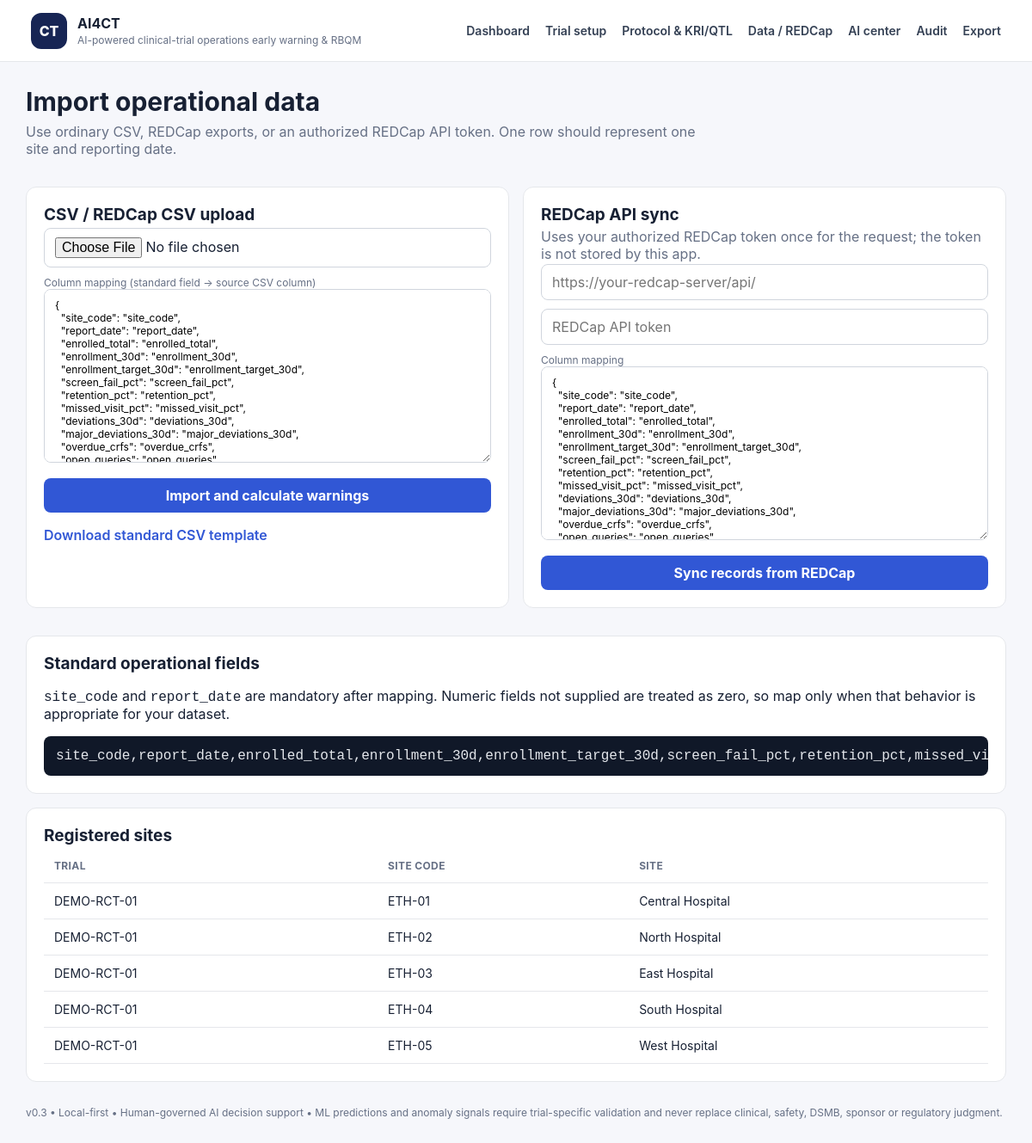
The page /import on the database its author committed.
### tables this page shows
CREATE TABLE sites(
      id INTEGER PRIMARY KEY, trial_id INTEGER, code TEXT, name TEXT, country TEXT, city TEXT,
      pi_name TEXT, status TEXT DEFAULT 'Active', created_at TEXT, enrollment_target REAL DEFAULT 0, region TEXT DEFAULT '', UNIQUE(trial_id,code)
    );

CREATE TABLE trials(
      id INTEGER PRIMARY KEY, code TEXT UNIQUE, title TEXT, phase TEXT, sponsor TEXT,
      start_date TEXT, planned_end_date TEXT, created_at TEXT
    , target_sample_size REAL DEFAULT 0, recruitment_end_date TEXT DEFAULT '', monitoring_interval_days REAL DEFAULT 90, safety_sae_hours REAL DEFAULT 24, protocol_path TEXT DEFAULT '', protocol_name TEXT DEFAULT '');

### app/main.py (the view)
@app.get("/import",response_class=HTMLResponse)
def import_page(request:Request):
    c=conn(); sites=c.execute("SELECT s.code,s.name,t.code trial_code FROM sites s JOIN trials t ON s.trial_id=t.id ORDER BY t.code,s.code").fetchall(); c.close()
    default_map={"site_code":"site_code","report_date":"report_date",**{k:k for k in FIELDS}}
    return templates.TemplateResponse("import.html",{"request":request,"sites":sites,"fields":FIELDS,"default_map":json.dumps(default_map,indent=2)})

### app/templates/import.html (shortened to what this page needs)
{% extends "base.html" %}{% block title %}Data / REDCap • TrialOps EWS{% endblock %}{% block content %}
<section class="hero"><div><h1>Import operational data</h1><p>Use ordinary CSV, REDCap exports, or an authorized REDCap API token. One row should represent one site and reporting date.</p></div></section>
<section class="twocol"><section class="panel"><h2>CSV / REDCap CSV upload</h2><form method="post" enctype="multipart/form-data" class="stack"><input type="file" name="file" accept=".csv" required><label>Column mapping (standard field → source CSV column)<textarea name="column_map" rows="12">{{default_map}}</textarea></label><button>Import and calculate warnings</button></form><p><a href="/static/sample_site_metrics.csv" download>Download standard CSV template</a></p></section>
<section class="panel"><h2>REDCap API sync</h2><p class="muted">Uses your authorized REDCap token once for the request; the token is not stored by this app.</p><form method="post" action="/redcap/sync" class="stack"><input name="api_url" placeholder="https://your-redcap-server/api/" required><input name="token" type="password" placeholder="REDCap API token" required><label>Column mapping<textarea name="column_map" rows="12">{{default_map}}</textarea></label><button>Sync records from REDCap</button></form></section></section>
<section class="panel"><h2>Standard operational fields</h2><p><code>site_code</code> and <code>report_date</code> are mandatory after mapping. Numeric fields not supplied are treated as zero, so map only when that behavior is appropriate for your dataset.</p><div class="codeblock">site_code,report_date,{{fields|join(',')}}</div></section>
<section class="panel"><h2>Registered sites</h2><table><thead><tr><th>Trial</th><th>Site code</th><th>Site</th></tr></thead><tbody>{% for s in sites %}<tr><td>{{s.trial_code}}</td><td>{{s.code}}</td><td>{{s.name}}</td></tr>{% endfor %}</tbody></table></section>
{% endblock %}

### app/static/style.css (style rules this page uses)
:root { --ink:#172033;--muted:#667085;--line:#e5e7eb;--bg:#f6f7fb;--blue:#3157d5;--navy:#172554;--red:#b42318;--amber:#b54708;--green:#027a48;--violet:#5925dc }
* { box-sizing:border-box }
body { margin:0;font-family:Inter,Segoe UI,Arial,sans-serif;background:var(--bg);color:var(--ink) }
a { color:var(--blue);text-decoration:none;font-weight:600 }
.hero,.sitehero { display:flex;align-items:flex-end;justify-content:space-between;gap:24px;margin-bottom:18px }
.hero h1,.sitehero h1 { font-size:30px;margin:0 0 7px }
.hero p,.sitehero p { margin:0;color:var(--muted);max-width:780px }
label { display:block;font-size:12px;color:var(--muted);margin-bottom:5px }
select,input,textarea,button { font:inherit;border:1px solid #d0d5dd;border-radius:8px;padding:10px 12px;background:white }
textarea { width:100%;resize:vertical }
button,.button { background:var(--blue);color:white;border:0;padding:10px 14px;border-radius:8px;cursor:pointer;font-weight:700;display:inline-block }
.panel { background:white;border:1px solid var(--line);border-radius:12px;padding:20px;margin:16px 0;overflow:auto }
.panel h2 { margin:0 0 4px;font-size:19px }
.panelhead p,.muted { margin:2px 0;color:var(--muted) }
table { width:100%;border-collapse:collapse;min-width:900px }
th,td { text-align:left;padding:12px;border-bottom:1px solid var(--line);vertical-align:top }
th { font-size:12px;text-transform:uppercase;letter-spacing:.03em;color:var(--muted) }
td { font-size:14px }
.metricform,.stack { display:grid;gap:10px }
.metricform textarea,.codeblock,code { font-family:Consolas,monospace }
.codeblock { background:#101828;color:#e4e7ec;padding:14px;border-radius:8px;overflow:auto;white-space:nowrap }
.twocol { display:grid;grid-template-columns:1fr 1fr;gap:16px }

### rows shown on the page
sites: trial_code "DEMO-RCT-01", code "ETH-01", name "Central Hospital"
sites: trial_code "DEMO-RCT-01", code "ETH-02", name "North Hospital"
sites: trial_code "DEMO-RCT-01", code "ETH-03", name "East Hospital"
sites: trial_code "DEMO-RCT-01", code "ETH-04", name "South Hospital"
sites: trial_code "DEMO-RCT-01", code "ETH-05", name "West Hospital"
